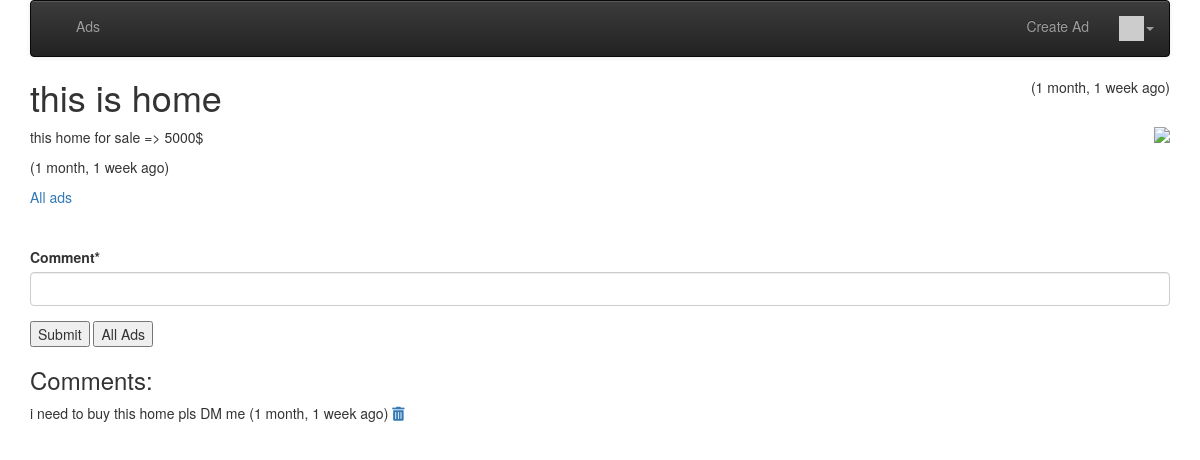
Page /ad/6 (signed in) on the committed database.
### ads/models.py (models this page shows, shortened)
class Ad(models.Model) :
    title = models.CharField(
            max_length=200,
            validators=[MinLengthValidator(2, "Title must be greater than 2 characters")]
    )
    price = models.DecimalField(max_digits=7, decimal_places=2, null=True)
    text = models.TextField()
    owner = models.ForeignKey(settings.AUTH_USER_MODEL, on_delete=models.CASCADE)
    comments = models.ManyToManyField(settings.AUTH_USER_MODEL,
                                      through='Comment', related_name='comments_owned')
    created_at = models.DateTimeField(auto_now_add=True)
    updated_at = models.DateTimeField(auto_now=True)
    picture = models.BinaryField(null=True, editable=True)
    content_type = models.CharField(max_length=256, null=True, help_text='The MIMEType of the file')
    tags = TaggableManager(blank=True)
    favorites = models.ManyToManyField(settings.AUTH_USER_MODEL, through='Fav', related_name='favorite_ads')

class Comment(models.Model) :
    text = models.TextField(
        validators=[MinLengthValidator(3, "Comment must be greater than 3 characters")]
    )
    ad = models.ForeignKey(Ad, on_delete=models.CASCADE)
    owner = models.ForeignKey(settings.AUTH_USER_MODEL, on_delete=models.CASCADE)
    created_at = models.DateTimeField(auto_now_add=True)
    updated_at = models.DateTimeField(auto_now=True)

### ads/views.py (the view)
# urls.py: path('ad/<int:pk>', views.AdDetailView.as_view(), name='ad_detail'),
class AdDetailView(OwnerDetailView):
    model = Ad
    template_name = "ads/ad_detail.html"
    def get(self, request, pk) :
        x = Ad.objects.get(id=pk)
        comments = Comment.objects.filter(ad=x).order_by('-updated_at')
        comment_form = CommentForm()
        context = { 'ad' : x, 'comments': comments, 'comment_form': comment_form }
        return render(request, self.template_name, context)

### ads/forms.py
class CommentForm(forms.Form):
    comment = forms.CharField(required=True, max_length=500, min_length=3, strip=True)

### ads/templatetags/app_tags.py (called while the page is built)
@register.filter(name='gravatar')
def gravatar(user, size=35):
    email = str(user.email.strip().lower()).encode('utf-8')
    email_hash = md5(email).hexdigest()
    url = "//www.gravatar.com/avatar/{0}?s={1}&d=identicon&r=PG"
    return url.format(email_hash, size)

### ads/templates/ads/ad_detail.html (shortened to what this page needs)
{% extends "base_menu.html" %}
{% load humanize %}
{% block content %}
<span style="float: right;">
({{ ad.updated_at|naturaltime }})
</span>
<h1>{{ ad.title }}</h1>
    {% if ad.content_type %}
    <img style="float:right; max-width:50%;" src="{% url 'ads:ad_picture' ad.id %}"
    onclick="document.getElementById('overlay').style.display = 'block';">
{% endif %}
<p>
{{ ad.text }}
</p>
<p>
  ({{ ad.updated_at|naturaltime }})
</p>
<p>
<a href="{% url 'ads:all' %}">All ads</a>
</p>
{% if user.is_authenticated %}
<br clear="all"/>
<p>
{% load crispy_forms_tags %}
<form method="post" action="{% url 'ads:ad_comment_create' ad.id %}">
    {{ comment_form|crispy }}
<input type="submit" value="Submit">
<input type="submit" value="All Ads" onclick="window.location.href='{% url 'ads:all' %}';return false;">
</form>
</p>
{% endif %}
{% for comment in comments %}
<h3>Comments:</h3>
<p> {{ comment.text }}
({{ comment.updated_at|naturaltime }})
{% if user == comment.owner %}
<a href="{% url 'ads:ad_comment_delete' comment.id %}"><i class="fa fa-trash"></i></a>
{% endif %}
</p>
{% endfor %}
{% endblock %}

### rows in the picture
Ad: updated_at "1 month, 1 week ago", title "this is home", text "this home for sale => 5000$"
Comment: text "i need to buy this home pls DM me", updated_at "1 month, 1 week ago"
